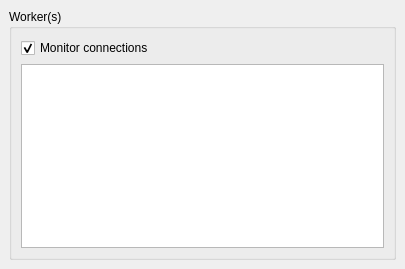
<ui version="4.0" >
 <class>wgWorkers</class>
 <widget class="QWidget" name="wgWorkers" >
  <property name="geometry" >
   <rect>
    <x>0</x>
    <y>0</y>
    <width>405</width>
    <height>269</height>
   </rect>
  </property>
  <property name="windowTitle" >
   <string>Form</string>
  </property>
  <layout class="QGridLayout" >
   <property name="margin" >
    <number>9</number>
   </property>
   <property name="spacing" >
    <number>6</number>
   </property>
   <item row="0" column="0" >
    <widget class="QGroupBox" name="groupBox_2" >
     <property name="title" >
      <string>Worker(s)</string>
     </property>
     <layout class="QGridLayout" >
      <property name="margin" >
       <number>9</number>
      </property>
      <property name="spacing" >
       <number>6</number>
      </property>
      <item row="0" column="0" >
       <layout class="QGridLayout" >
        <property name="margin" >
         <number>0</number>
        </property>
        <property name="spacing" >
         <number>6</number>
        </property>
        <item row="0" column="0" >
         <widget class="QCheckBox" name="chkShowWorkers" >
          <property name="text" >
           <string>Monitor connections </string>
          </property>
          <property name="checked" >
           <bool>true</bool>
          </property>
         </widget>
        </item>
        <item row="1" column="0" >
         <widget class="QListWidget" name="lstClientsList" />
        </item>
       </layout>
      </item>
     </layout>
    </widget>
   </item>
  </layout>
  <widget class="QWidget" name="" >
   <property name="geometry" >
    <rect>
     <x>0</x>
     <y>0</y>
     <width>100</width>
     <height>30</height>
    </rect>
   </property>
   <layout class="QGridLayout" >
    <property name="margin" >
     <number>0</number>
    </property>
    <property name="spacing" >
     <number>6</number>
    </property>
   </layout>
  </widget>
 </widget>
 <tabstops>
  <tabstop>chkShowWorkers</tabstop>
  <tabstop>lstClientsList</tabstop>
 </tabstops>
 <resources/>
 <connections/>
</ui>
